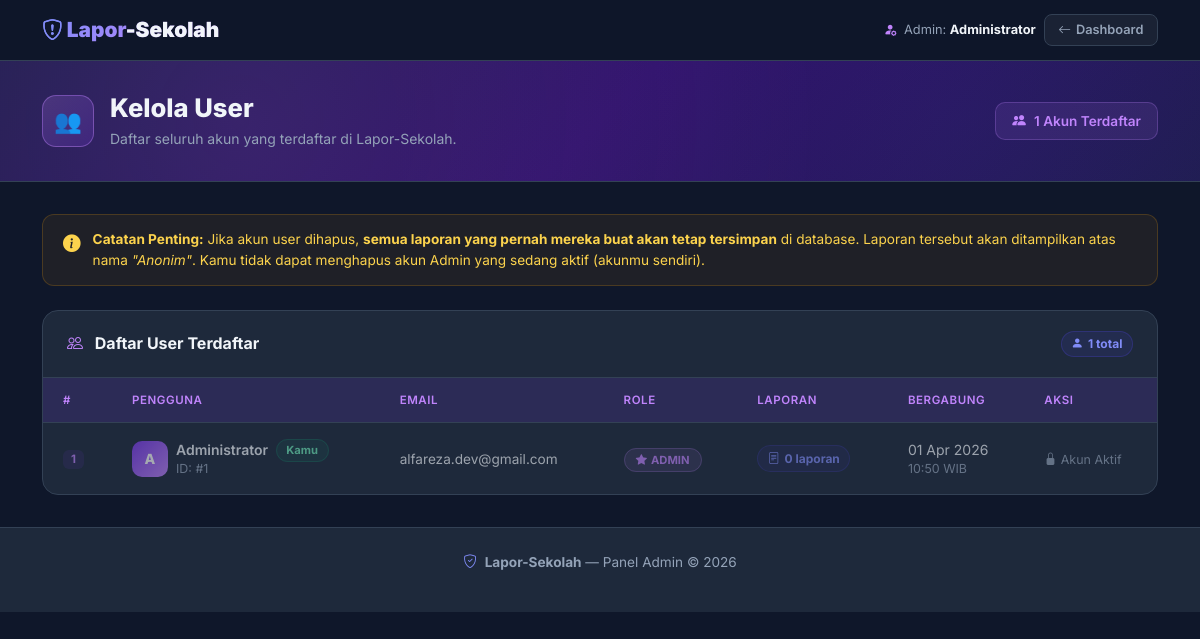
The app's page /kelola_user.php (signed in) with its own data.
### tables this page shows
CREATE TABLE `users` (
  `id` int NOT NULL AUTO_INCREMENT,
  `nama` varchar(100) NOT NULL,
  `email` varchar(150) NOT NULL,
  `password` varchar(255) NOT NULL,
  `role` enum('admin','user') NOT NULL DEFAULT 'user',
  `created_at` timestamp NOT NULL DEFAULT CURRENT_TIMESTAMP,
  PRIMARY KEY (`id`),
  UNIQUE KEY `email` (`email`)
);

### kelola_user.php (the view, shortened to what this page needs)
<?php
require_once 'config/auth_check.php';
$admin_id    = (int) $_SESSION['user_id'];
$admin_nama  = $_SESSION['nama'];
$query = "SELECT u.id, u.nama, u.email, u.role, u.created_at,
                 COUNT(lk.id) AS jumlah_laporan
          FROM users u
          LEFT JOIN laporan_kerusakan lk ON lk.user_id = u.id
          GROUP BY u.id
          ORDER BY u.created_at DESC";
$result = mysqli_query($koneksi, $query);
$total_user = mysqli_num_rows($result);
?>
<!DOCTYPE html>
<html lang="id">
<head>
    <link href="https://cdn.jsdelivr.net/npm/bootstrap@5.3.3/dist/css/bootstrap.min.css" rel="stylesheet">
    <link href="https://cdn.jsdelivr.net/npm/bootstrap-icons@1.11.3/font/bootstrap-icons.min.css" rel="stylesheet">
    <link href="https://cdn.jsdelivr.net/npm/sweetalert2@11/dist/sweetalert2.min.css" rel="stylesheet">
</head>
<body>
<nav class="navbar-custom">
    <div class="container d-flex align-items-center justify-content-between gap-2 flex-wrap">
        <a class="navbar-brand-custom" href="/dashboard">
            <i class="bi bi-shield-exclamation me-1" style="-webkit-text-fill-color:#818cf8;"></i>Lapor<span>-Sekolah</span>
        </a>
        <div class="d-flex align-items-center gap-2">
            <span style="font-size:0.8rem;color:var(--text-muted);">
                <i class="bi bi-person-fill-gear me-1" style="color:#c084fc;"></i>
                Admin: <strong style="color:var(--text-primary);"><?= htmlspecialchars($admin_nama) ?></strong>
            </span>
            <a href="/dashboard" class="btn-back-nav">
                <i class="bi bi-arrow-left"></i> Dashboard
            </a>
        </div>
    </div>
</nav>
<div class="page-header">
    <div class="container">
        <div class="d-flex align-items-center gap-3">
            <div class="page-icon">👥</div>
            <div>
                <h1 class="page-title">Kelola User</h1>
                <p class="page-sub">Daftar seluruh akun yang terdaftar di Lapor-Sekolah.</p>
            </div>
            <div class="ms-auto">
                <span class="stat-inline">
                    <i class="bi bi-people-fill"></i>
                    <?= $total_user ?> Akun Terdaftar
                </span>
            </div>
        </div>
    </div>
</div>
<main class="main-content">
    <div class="container">
        <div class="info-box">
            <i class="bi bi-info-circle-fill"></i>
            <div>
                <strong>Catatan Penting:</strong>
                Jika akun user dihapus, <strong>semua laporan yang pernah mereka buat akan tetap tersimpan</strong>
                di database. Laporan tersebut akan ditampilkan atas nama <em>"Anonim"</em>.
                Kamu tidak dapat menghapus akun Admin yang sedang aktif (akunmu sendiri).
            </div>
        </div>
        <div class="table-card">
            <div class="table-card-header">
                <h5>
                    <i class="bi bi-people me-2" style="color:var(--pink);"></i>
                    Daftar User Terdaftar
                </h5>
                <span class="badge-count">
                    <i class="bi bi-person-fill"></i> <?= $total_user ?> total
                </span>
            </div>
            <?php if ($total_user === 0): ?>
                <div class="empty-state">
                    <i class="bi bi-people"></i>
                    <h6 style="color:var(--text-primary);font-weight:600;">Belum Ada User</h6>
                    <p>Belum ada akun yang terdaftar.</p>
                </div>
            <?php else: ?>
            <div class="table-responsive">
                <table class="table-custom">
                    <thead>
                        <tr>
                            <th>#</th>
                            <th>Pengguna</th>
                            <th>Email</th>
                            <th>Role</th>
                            <th>Laporan</th>
                            <th>Bergabung</th>
                            <th>Aksi</th>
                        </tr>
                    </thead>
                    <tbody>
                    <?php
                    $no = 1;
                    mysqli_data_seek($result, 0);
                    while ($user = mysqli_fetch_assoc($result)):
                        $is_self   = ($user['id'] == $admin_id);
                        $is_admin_row = ($user['role'] === 'admin');
                        $avatar_style = $is_admin_row
                            ? 'background:linear-gradient(135deg,#7c3aed,#c084fc);'
                            : 'background:linear-gradient(135deg,#4f46e5,#818cf8);';
                    ?>
                    <tr <?= $is_self ? 'class="self-row"' : '' ?>>
                        <td><span class="row-num"><?= $no++ ?></span></td>
                        <td>
                            <div class="d-flex align-items-center gap-2">
                                <div class="user-avatar" style="<?= $avatar_style ?>">
                                    <?= mb_strtoupper(mb_substr($user['nama'], 0, 1)) ?>
                                </div>
                                <div>
                                    <div style="font-weight:600;font-size:0.875rem;">
                                        <?= htmlspecialchars($user['nama']) ?>
                                        <?php if ($is_self): ?>
                                            <span class="badge-self ms-1">Kamu</span>
                                        <?php endif; ?>
                                    </div>
                                    <div class="text-muted-sm">ID: #<?= $user['id'] ?></div>
                                </div>
                            </div>
                        </td>
                        <td>
                            <span style="font-size:0.85rem;"><?= htmlspecialchars($user['email']) ?></span>
                        </td>
                        <td>
                            <?php if ($is_admin_row): ?>
                                <span class="badge-role-admin"><i class="bi bi-star-fill me-1"></i>Admin</span>
                            <?php else: ?>
                                <span class="badge-role-user"><i class="bi bi-person-fill me-1"></i>User</span>
                            <?php endif; ?>
                        </td>
                        <td>
                            <span class="badge-count">
                                <i class="bi bi-file-text"></i>
                                <?= (int) $user['jumlah_laporan'] ?> laporan
                            </span>
                        </td>
                        <td>
                            <div><?= date('d M Y', strtotime($user['created_at'])) ?></div>
                            <div class="text-muted-sm"><?= date('H:i', strtotime($user['created_at'])) ?> WIB</div>
                        </td>
                        <td>
                            <?php if ($is_self): ?>
                                <span style="color:var(--text-muted);font-size:0.78rem;">
                                    <i class="bi bi-lock-fill me-1"></i>Akun Aktif
                                </span>
                            <?php endif; ?>
                        </td>
                    </tr>
                    <?php endwhile; ?>
                    </tbody>
                </table>
            </div>
            <?php endif; ?>
        </div>
    </div>
</main>
<footer>
    <div class="container">
        <p>
            <i class="bi bi-shield-check me-1" style="color:var(--primary-light);"></i>
            <strong>Lapor-Sekolah</strong> &mdash; Panel Admin &copy; <?= date('Y') ?>
        </p>
    </div>
</footer>
</body>
</html>

### records on screen
users: nama "A", nama "Administrator", shows "Kamu", id "1", email "alfareza.dev@gmail.com", role "admin" (drawn), jumlah_laporan "0", created_at "01 Apr 2026", created_at "10:50", shows "Akun Aktif"

### other values on screen
$admin_nama "Administrator"
$total_user "1"
